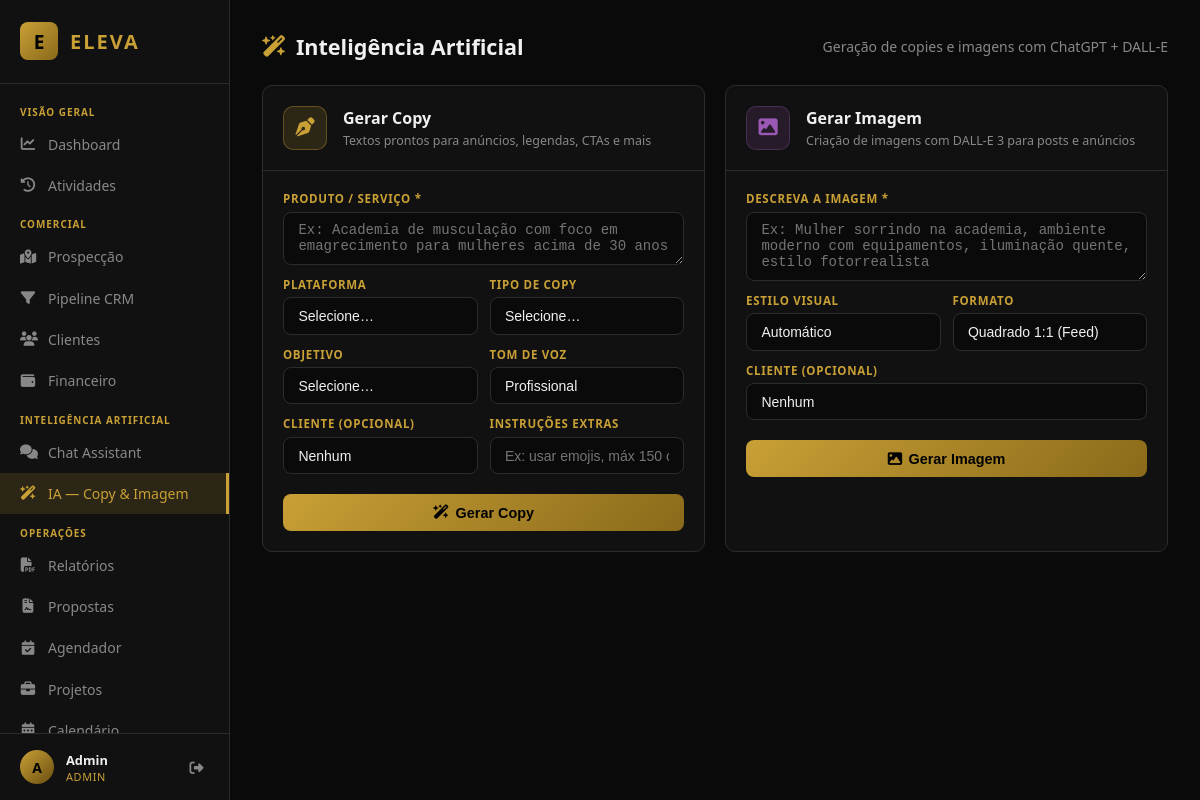
The app's page /ia (signed in) with its own data.
### tables this page shows
CREATE TABLE users (
            id INTEGER PRIMARY KEY AUTOINCREMENT,
            name TEXT NOT NULL,
            email TEXT UNIQUE NOT NULL,
            password_hash TEXT NOT NULL,
            role TEXT DEFAULT 'ceo',
            created_at TEXT DEFAULT (datetime('now','localtime'))
        );

### main.py (the view)
@app.get("/ia", response_class=HTMLResponse)
def ia_page(request: Request):
    user = require_user(request)
    conn = get_db()
    clients = conn.execute("SELECT id, name FROM clients WHERE status='ativo' ORDER BY name").fetchall()
    conn.close()
    has_key = bool(os.environ.get("OPENAI_API_KEY"))
    return templates.TemplateResponse("ia.html", {
        "request": request, "user": dict(user),
        "clients": [dict(c) for c in clients],
        "has_key": has_key,
    })

### templates/ia.html (shortened to what this page needs)
{% extends "base.html" %}
{% block content %}
<div class="page-header">
  <h2><i class="fa fa-wand-magic-sparkles"></i> Inteligência Artificial</h2>
  <span class="page-sub">Geração de copies e imagens com ChatGPT + DALL-E</span>
</div>
<div class="ia-grid">
  <div class="ia-card">
    <div class="ia-card-header">
      <div class="ia-icon copy-icon"><i class="fa fa-pen-nib"></i></div>
      <div>
        <h3>Gerar Copy</h3>
        <p>Textos prontos para anúncios, legendas, CTAs e mais</p>
      </div>
    </div>
    <div class="ia-form" id="copy-form">
      <div class="form-group">
        <label>Produto / Serviço *</label>
        <textarea id="cp-description" rows="2" placeholder="Ex: Academia de musculação com foco em emagrecimento para mulheres acima de 30 anos"></textarea>
      </div>
      <div class="form-row">
        <div class="form-group">
          <label>Plataforma</label>
          <select id="cp-platform">
            <option value="">Selecione…</option>
          </select>
        </div>
        <div class="form-group">
          <label>Tipo de Copy</label>
          <select id="cp-type">
            <option value="">Selecione…</option>
          </select>
        </div>
      </div>
      <div class="form-row">
        <div class="form-group">
          <label>Objetivo</label>
          <select id="cp-goal">
            <option value="">Selecione…</option>
          </select>
        </div>
        <div class="form-group">
          <label>Tom de Voz</label>
          <select id="cp-tone">
            <option value="profissional">Profissional</option>
          </select>
        </div>
      </div>
      <div class="form-row">
        <div class="form-group">
          <label>Cliente (opcional)</label>
          <select id="cp-client">
            <option value="">Nenhum</option>
          </select>
        </div>
        <div class="form-group">
          <label>Instruções extras</label>
          <input id="cp-extra" placeholder="Ex: usar emojis, máx 150 chars…"/>
        </div>
      </div>
      <button class="btn btn-primary ia-generate-btn" onclick="gerarCopy()" {% if not has_key %}disabled{% endif %}>
        <i class="fa fa-wand-magic-sparkles"></i> Gerar Copy
      </button>
    </div>
  </div>
  <div class="ia-card">
    <div class="ia-card-header">
      <div class="ia-icon img-icon"><i class="fa fa-image"></i></div>
      <div>
        <h3>Gerar Imagem</h3>
        <p>Criação de imagens com DALL-E 3 para posts e anúncios</p>
      </div>
    </div>
    <div class="ia-form">
      <div class="form-group">
        <label>Descreva a imagem *</label>
        <textarea id="img-prompt" rows="3" placeholder="Ex: Mulher sorrindo na academia, ambiente moderno com equipamentos, iluminação quente, estilo fotorrealista"></textarea>
      </div>
      <div class="form-row">
        <div class="form-group">
          <label>Estilo Visual</label>
          <select id="img-style">
            <option value="">Automático</option>
          </select>
        </div>
        <div class="form-group">
          <label>Formato</label>
          <select id="img-size">
            <option value="1024x1024">Quadrado 1:1 (Feed)</option>
          </select>
        </div>
      </div>
      <div class="form-group">
        <label>Cliente (opcional)</label>
        <select id="img-client">
          <option value="">Nenhum</option>
        </select>
      </div>
      <button class="btn btn-primary ia-generate-btn" onclick="gerarImagem()" {% if not has_key %}disabled{% endif %}>
        <i class="fa fa-image"></i> Gerar Imagem
      </button>
    </div>
  </div>
</div>
{% endblock %}

### templates/base.html (shortened to what this page needs)
<!DOCTYPE html>
<html lang="pt-BR">
<head>
  <link rel="stylesheet" href="/static/css/style.css"/>
  <link rel="stylesheet" href="https://cdnjs.cloudflare.com/ajax/libs/font-awesome/6.5.0/css/all.min.css"/>
</head>
<body>
  <nav class="sidebar" id="sidebar">
    <div class="sidebar-brand">
      <span class="brand-icon">E</span>
      <span class="brand-name">ELEVA</span>
    </div>
    <ul class="sidebar-nav">
      <li class="nav-section">VISÃO GERAL</li>
      <li><a href="/" class="{% if request.url.path == '/' %}active{% endif %}" onclick="closeSidebar()">
        <i class="fa fa-chart-line"></i><span>Dashboard</span>
      </a></li>
      <li><a href="/atividades" class="{% if '/atividades' in request.url.path %}active{% endif %}" onclick="closeSidebar()">
        <i class="fa fa-clock-rotate-left"></i><span>Atividades</span>
      </a></li>
      <li class="nav-section">COMERCIAL</li>
      <li><a href="/prospeccao" class="{% if '/prospeccao' in request.url.path %}active{% endif %}" onclick="closeSidebar()">
        <i class="fa fa-map-location-dot"></i><span>Prospecção</span>
      </a></li>
      <li><a href="/pipeline" class="{% if '/pipeline' in request.url.path %}active{% endif %}" onclick="closeSidebar()">
        <i class="fa fa-filter"></i><span>Pipeline CRM</span>
      </a></li>
      <li><a href="/clientes" class="{% if '/clientes' in request.url.path %}active{% endif %}" onclick="closeSidebar()">
        <i class="fa fa-users"></i><span>Clientes</span>
      </a></li>
      <li><a href="/financeiro" class="{% if '/financeiro' in request.url.path %}active{% endif %}" onclick="closeSidebar()">
        <i class="fa fa-wallet"></i><span>Financeiro</span>
      </a></li>
      <li class="nav-section">INTELIGÊNCIA ARTIFICIAL</li>
      <li><a href="/chat" class="{% if '/chat' in request.url.path %}active{% endif %}" onclick="closeSidebar()">
        <i class="fa fa-comments"></i><span>Chat Assistant</span>
      </a></li>
      <li><a href="/ia" class="{% if '/ia' in request.url.path %}active{% endif %}" onclick="closeSidebar()">
        <i class="fa fa-wand-magic-sparkles"></i><span>IA — Copy & Imagem</span>
      </a></li>
      <li class="nav-section">OPERAÇÕES</li>
      <li><a href="/relatorios" class="{% if '/relatorios' in request.url.path %}active{% endif %}" onclick="closeSidebar()">
        <i class="fa fa-file-pdf"></i><span>Relatórios</span>
      </a></li>
      <li><a href="/propostas" class="{% if '/propostas' in request.url.path %}active{% endif %}" onclick="closeSidebar()">
        <i class="fa fa-file-contract"></i><span>Propostas</span>
      </a></li>
      <li><a href="/agendador" class="{% if '/agendador' in request.url.path %}active{% endif %}" onclick="closeSidebar()">
        <i class="fa fa-calendar-check"></i><span>Agendador</span>
      </a></li>
      <li><a href="/projetos" class="{% if '/projetos' in request.url.path %}active{% endif %}" onclick="closeSidebar()">
        <i class="fa fa-briefcase"></i><span>Projetos</span>
      </a></li>
      <li><a href="/calendario" class="{% if '/calendario' in request.url.path %}active{% endif %}" onclick="closeSidebar()">
        <i class="fa fa-calendar-days"></i><span>Calendário</span>
      </a></li>
    </ul>
    <div class="sidebar-user">
      <div class="user-avatar">{{ user.name[0]|upper }}</div>
      <div class="user-info">
        <span class="user-name">{{ user.name }}</span>
        <span class="user-role">{{ user.role }}</span>
      </div>
      <a href="/logout" class="logout-btn" title="Sair"><i class="fa fa-sign-out-alt"></i></a>
    </div>
  </nav>
  <main class="main-content">
    <div class="page-container">
      {% block content %}{% endblock %}
    </div>
  </main>
</body>
</html>

### records on screen
users: name "A", name "Admin", role "ADMIN"
